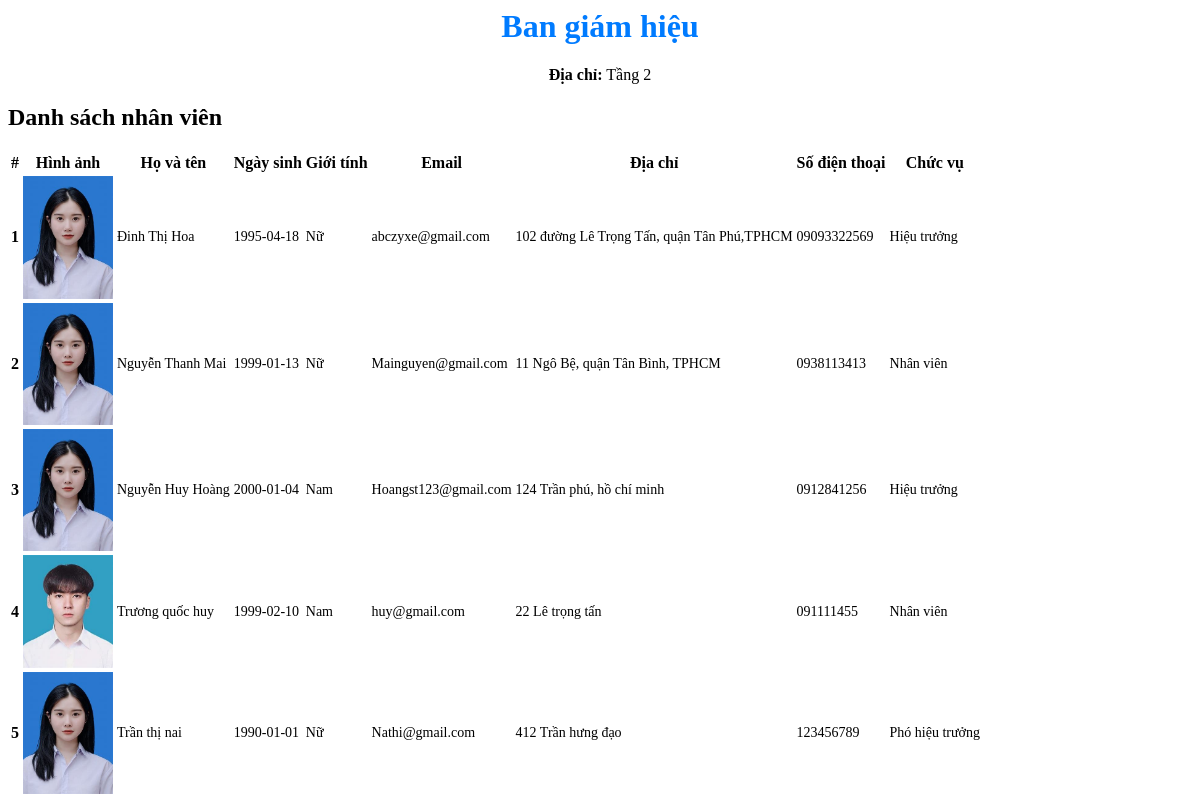
Page /admin/pages/detailDept.php?id=1 on the committed database.
### tables this page shows
CREATE TABLE `department` (
  `DeptID` int NOT NULL,
  `DeptName` text,
  `People` int DEFAULT '0',
  `Location` text
);

CREATE TABLE `users` (
  `UserID` int NOT NULL,
  `FullName` text NOT NULL,
  `Birthday` date DEFAULT NULL,
  `Gender` text NOT NULL,
  `Email` varchar(155) NOT NULL,
  `Address` text NOT NULL,
  `Phone` varchar(11) NOT NULL,
  `Username` varchar(20) NOT NULL,
  `Password` varchar(255) NOT NULL,
  `Role` varchar(155) NOT NULL DEFAULT 'User',
  `Status` varchar(155) NOT NULL DEFAULT 'Đang làm việc',
  `PositionID` int NOT NULL,
  `DeptID` int NOT NULL
);

CREATE TABLE `position` (
  `PositionID` int NOT NULL,
  `PositionName` text NOT NULL
);

CREATE TABLE `img` (
  `ImgID` int NOT NULL,
  `Url` text,
  `Comment` varchar(155) DEFAULT 'Ảnh thẻ',
  `UserID` int DEFAULT NULL
);

### Library/Db.class.php (called while the page is built, shortened)
<?php
class Db
{
	public  $conn=null;
	function __construct()
    {
        try {
            $this->conn = new PDO('mysql:host='.HOST_DB.';dbname='.DB, USER_DB, PASS_DB);
            $this->conn->query('set names utf8');
        } catch(PDOException $e) {
            echo 'ERROR';
            exit;
        }
    }
	function selectQuery($sql, $arr=array())
	{
		$stm = $this->conn->prepare($sql);
		$stm->execute($arr);
		return $stm->fetchAll(PDO::FETCH_ASSOC);
	}
}

### Controller/DepartmentController.php (called while the page is built, shortened)
<?php
include_once '../Library/Db.class.php';
include_once '../Model/Department.php';
class DepartmentController {
    private $departmentModel;
    public function __construct() {
        $this->departmentModel = new Department();
    }
    public function getDepartmentById($deptId) {
        return $this->departmentModel->getDepartmentById($deptId);
    }
}
?>

### Model/Department.php (called while the page is built, shortened)
<?php
class Department extends Db{
    public function getDepartmentById($deptId) {
        $sql = "SELECT * FROM department WHERE DeptID = :deptId";
        $params = array(':deptId' => $deptId);
        return $this->selectQuery($sql, $params);
    }
}

### Controller/UserController.php (called while the page is built, shortened)
<?php
include_once '../Library/Db.class.php';
include_once '../Model/User.php';
class UserController {
    private $userModel;
    public function __construct() {
        $this->userModel = new User();
    }
    public function getEmployeesByDeptId($deptId) {
        return $this->userModel->getEmployeesByDeptId($deptId);
    }
}
?>

### Model/User.php (called while the page is built, shortened)
<?php
class User extends Db{
    public function getEmployeesByDeptId($deptId) {
        $sql = "SELECT users.*, img.url AS ImageURL,position.positionName FROM users INNER JOIN img ON users.UserID = img.UserID INNER JOIN position ON users.PositionID = position.PositionID WHERE DeptID = :deptId";
        $params = array(':deptId' => $deptId);
        return $this->selectQuery($sql, $params);
    }
}
?>

### admin/pages/detailDept.php (the view, shortened to what this page needs)
<?php
include_once '../Controller/DepartmentController.php';
include_once '../Controller/UserController.php';
if(isset($_GET['id']) && !empty($_GET['id'])) {
    $deptId = $_GET['id'];
    $departmentController = new DepartmentController();
    $department = $departmentController->getDepartmentById($deptId);
    if($department) {
        $userController = new UserController();
        $employees = $userController->getEmployeesByDeptId($deptId);
    } else {
        header("Location: listDept.php");
        exit();
    }
} else {
    header("Location: listDept.php");
    exit();
}
?>
    <div class="container mt-5">
        <div class="card mb-3">
            <div class="card-body">
                <h1 class="card-title font-weight-bold text-primary"><?php echo $department[0]['DeptName']; ?></h1>
                <p class="card-text"><strong>Địa chỉ:</strong> <?php echo $department[0]['Location']; ?></p>
            </div>
        </div>
        <h2>Danh sách nhân viên</h2>
        <table class="table">
            <thead>
                <tr>
                    <th scope="col">#</th>
                    <th scope="col">Hình ảnh</th>
                    <th scope="col">Họ và tên</th>
                    <th scope="col">Ngày sinh</th>
                    <th scope="col">Giới tính</th>
                    <th scope="col">Email</th>
                    <th scope="col">Địa chỉ</th>
                    <th scope="col">Số điện thoại</th>
                    <th scope="col">Chức vụ</th>
                </tr>
            </thead>
            <tbody>
                <?php foreach ($employees as $key => $employee): ?>
                <tr>
                    <th scope="row"><?php echo $key + 1; ?></th>
                    <td><img class="employee-image" src="../img/<?php echo $employee['ImageURL']; ?>" alt="Hình ảnh nhân viên"></td>
                    <td><?php echo $employee['FullName']; ?></td>
                    <td><?php echo $employee['Birthday']; ?></td>
                    <td><?php echo $employee['Gender']; ?></td>
                    <td><?php echo $employee['Email']; ?></td>
                    <td><?php echo $employee['Address']; ?></td>
                    <td><?php echo $employee['Phone']; ?></td>
                    <td><?php echo $employee['positionName']; ?></td>
                </tr>
                <?php endforeach; ?>
            </tbody>
        </table>
    </div>

### admin/pages/detailDept.php (style rules this page uses)
.container { position: relative; }
.card-body { text-align: center; }
.card-title { color: #007bff; }
.employee-image { width: 90px; height: auto; float: right; }
.table td { font-size: 14px; }

### rows in the picture
department: DeptName "Ban giám hiệu", Location "Tầng 2"
users: FullName "Đinh Thị Hoa", Birthday "1995-04-18", Gender "Nữ", Email "abczyxe@gmail.com", Address "102 đường Lê Trọng Tấn, quận Tân Phú,TPHCM", Phone "09093322569", PositionID.PositionName "Hiệu trưởng"
users: img.Url (picture), FullName "Nguyễn Thanh Mai", Birthday "1999-01-13", Gender "Nữ", Email "Mainguyen@gmail.com", Address "11 Ngô Bệ, quận Tân Bình, TPHCM", Phone "0938113413", PositionID.PositionName "Nhân viên"
users: img.Url (picture), FullName "Nguyễn Huy Hoàng", Birthday "2000-01-04", Gender "Nam", Email "Hoangst123@gmail.com", Address "124 Trần phú, hồ chí minh", Phone "0912841256", PositionID.PositionName "Hiệu trưởng"
users: img.Url (picture), FullName "Trương quốc huy", Birthday "1999-02-10", Gender "Nam", Email "huy@gmail.com", Address "22 Lê trọng tấn", Phone "091111455", PositionID.PositionName "Nhân viên"
users: img.Url (picture), FullName "Trần thị nai", Birthday "1990-01-01", Gender "Nữ", Email "Nathi@gmail.com", Address "412 Trần hưng đạo", Phone "123456789", PositionID.PositionName "Phó hiệu trưởng"
